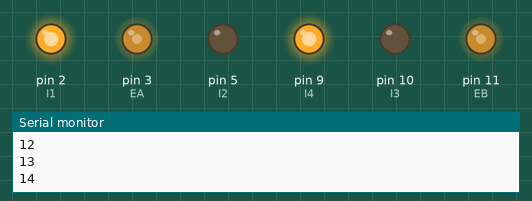
Recording of a sketch running on a simulated Arduino Uno, built with avr-gcc and run on an emulated ATmega328P. Shown: output pins drawn as LEDs (lit = HIGH), the last lines printed to the serial monitor. At 2.5 s the program stops and its outputs stay as they are.

Above: at 0.15 s.
At 1.51 s:
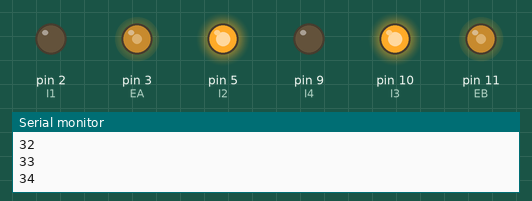
At 2.3 s:
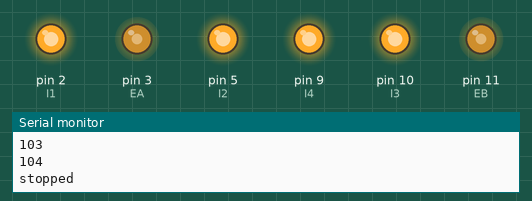
Timing chart, 0 to 3.8 s (numbered marks = the images above):
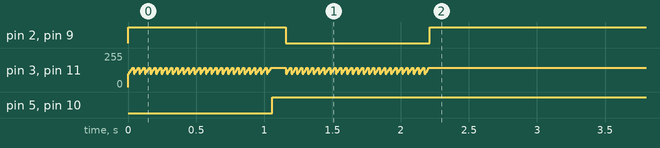

Measured:
- by itself, pin 2 (I1), pin 9 (I4): LOW → HIGH at 0.00 s, → LOW 1.2 s later, → HIGH 1.1 s later
- by itself, pin 5 (I2), pin 10 (I3): LOW → HIGH at 1.1 s

The sketch:

PWM-motor-control.ino
```cpp
// (licence header left out)
int EA = 3; // Wheel PWM pin (must be a PWM pin)
int I1 = 2; // Wheel direction digital pin 1
int I2 = 5; // Wheel direction digital pin 2

int EB = 11; // Wheel PWM pin (must be a PWM pin)
int I3 = 10; // Wheel direction digital pin 1
int I4 = 9; // Wheel direction digital pin 2

int u; // A variable for the motor PWM command [0-255]


void setup()
{
  // Configure digital pins for output
  pinMode(EA, OUTPUT);
  pinMode(I1, OUTPUT);
  pinMode(I2, OUTPUT);

  pinMode(EB, OUTPUT);
  pinMode(I3, OUTPUT);
  pinMode(I4, OUTPUT);

  Serial.begin(9600);

}

void forward(int del)

{
  int timer = 0;

  while (timer <= del/10) {
    for (u = 100; u <= 150; u += 15)
    {
      // Select a direction
      digitalWrite(I1, HIGH);
      digitalWrite(I2, LOW);

      digitalWrite(I3, LOW);
      digitalWrite(I4, HIGH);
      // PWM command to the motor driver

      analogWrite(EA, u);
      analogWrite(EB, u);

      // Brief delay (perhaps not necessary)
      delay(10);
      timer = timer + 1;
      Serial.println(timer);

    }
  }
  Serial.println("stopped");

  digitalWrite(I1, HIGH);
  digitalWrite(I2, HIGH);

  digitalWrite(I3, HIGH);
  digitalWrite(I4, HIGH);

}

void backward(int del)

{
  int timer = 0;
  while (timer <= del/10) {
    for (u = 100; u <= 150; u += 15)
    {
      // Select a direction
      digitalWrite(I1, LOW);
      digitalWrite(I2, HIGH);

      digitalWrite(I3, HIGH);
      digitalWrite(I4, LOW);
      // PWM command to the motor driver

      analogWrite(EA, u);
      analogWrite(EB, u);

      // Brief delay (perhaps not necessary)
      delay(10);
      timer = timer + 1;
      Serial.println(timer);

    }
  }
  Serial.println("stopped");

  digitalWrite(I1, HIGH);
  digitalWrite(I2, HIGH);

  digitalWrite(I3, HIGH);
  digitalWrite(I4, HIGH);

}
void left()
{
  // Select a direction
  digitalWrite(I1, HIGH);
  digitalWrite(I2, LOW);

  digitalWrite(I3, HIGH);
  digitalWrite(I4, LOW);
}

void right()
{
  // Select a direction
  digitalWrite(I1, LOW);
  digitalWrite(I2, HIGH);

  digitalWrite(I3, LOW);
  digitalWrite(I4, HIGH);
}


void loop()
{

  forward(1000);
  delay(100);
  backward(1000);


  while (true) {
    delay(100);
  }
}
```
